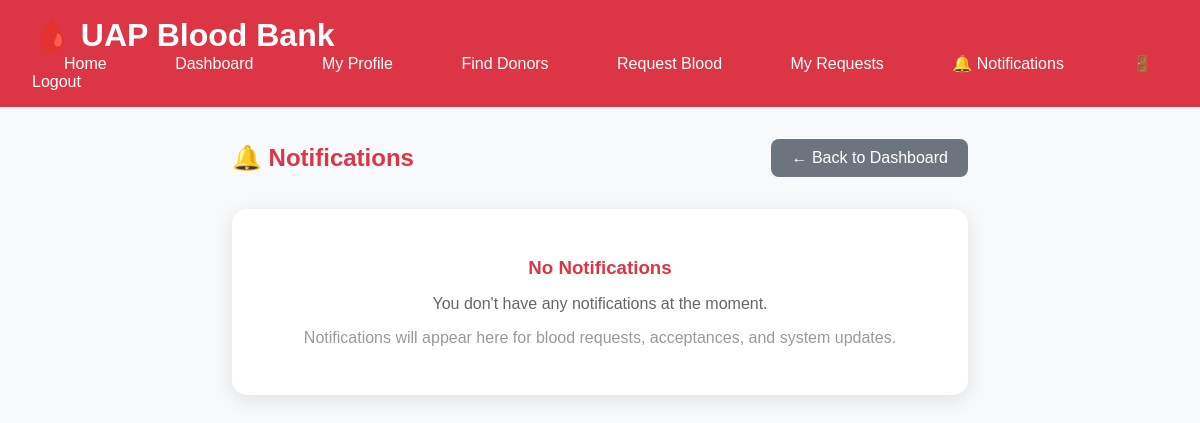
/notifications/ (signed in), run on an earlier commit of the app's database.
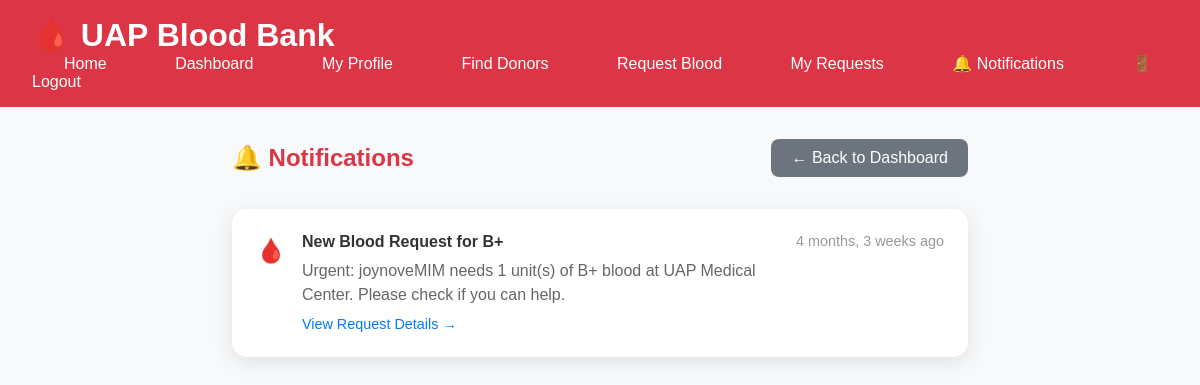
And on a later commit of the database.
### UAP_Student_Blood_Information_System/bloodbank/models.py (models this page shows, shortened)
class Notification(models.Model):
    NOTIFICATION_TYPES = [
        ('blood_request', '🔴 New Blood Request'),
        ('request_accepted', '📌 Request Accepted'),
        ('request_completed', '🟢 Request Completed'),
        ('request_cancelled', '🔴 Request Cancelled'),
        ('donor_available', '🟢 Donor Available'),
        ('system', '🔵 System Notification'),
    ]
    user = models.ForeignKey(User, on_delete=models.CASCADE, related_name='notifications')
    notification_type = models.CharField(max_length=20, choices=NOTIFICATION_TYPES)
    title = models.CharField(max_length=255)
    message = models.TextField()
    blood_request = models.ForeignKey('BloodRequest', on_delete=models.CASCADE, null=True, blank=True)
    is_read = models.BooleanField(default=False)
    created_at = models.DateTimeField(auto_now_add=True)
    class Meta:
        ordering = ['-created_at']

### UAP_Student_Blood_Information_System/bloodbank/views.py (the view)
# urls.py: path('notifications/', views.notifications, name='notifications'),
@login_required
def notifications(request):
    user_notifications = Notification.objects.filter(user=request.user)
    user_notifications.filter(is_read=False).update(is_read=True)
    unread_count = Notification.objects.filter(user=request.user, is_read=False).count()
    return render(request, 'notifications.html', {
        'notifications': user_notifications,
        'user': request.user,
        'unread_count': unread_count,
    })

### UAP_Student_Blood_Information_System/bloodbank/context_processors.py (called while the page is built)
def notification_count(request):
    if request.user.is_authenticated:
        unread_count = Notification.objects.filter(user=request.user, is_read=False).count()
        return {'unread_count': unread_count}
    return {'unread_count': 0}

### UAP_Student_Blood_Information_System/templates/notifications.html (shortened to what this page needs)
<!DOCTYPE html>
<html lang="en">
<head>
</head>
<body>
    <div class="navbar">
    <h1>🩸 UAP Blood Bank</h1>
    <nav>
        <a href="{% url 'home' %}">Home</a>
        <a href="{% url 'dashboard' %}">Dashboard</a>
        <a href="{% url 'profile' %}">My Profile</a>
        <a href="{% url 'donor_list' %}">Find Donors</a>
        <a href="{% url 'request_blood' %}">Request Blood</a>
        <a href="{% url 'request_history' %}">My Requests</a>
        <a href="{% url 'notifications' %}">
    🔔 Notifications
</a>
        <a href="{% url 'logout' %}">🚪 Logout</a>
    </nav>
</div>
    <div class="container">
        <div class="page-header">
            <h2>🔔 Notifications</h2>
            <div>
                <a href="{% url 'dashboard' %}" class="btn btn-danger">← Back to Dashboard</a>
            </div>
        </div>
        <div class="notifications-list">
            {% if notifications %}
                {% for notification in notifications %}
                <div class="notification-item {% if not notification.is_read %}unread{% endif %}" id="notification-{{ notification.id }}">
                    <div class="notification-icon">
                        {% if notification.notification_type == 'blood_request' %}🩸
                        {% elif notification.notification_type == 'request_accepted' %}✅
                        {% elif notification.notification_type == 'request_completed' %}🟢
                        {% elif notification.notification_type == 'request_cancelled' %}🔴
                        {% elif notification.notification_type == 'donor_available' %}👥
                        {% else %}🔔{% endif %}
                    </div>
                    <div class="notification-content">
                        <div class="notification-title">{{ notification.title }}</div>
                        <div class="notification-message">{{ notification.message }}</div>
                        {% if notification.blood_request %}
                        <div style="margin-top: 0.5rem;">
                            <a href="{% url 'request_history' %}" style="color: #007bff; text-decoration: none; font-size: 0.9rem;">
                                View Request Details →
                            </a>
                        </div>
                        {% endif %}
                    </div>
                    <div class="notification-meta">
                        <div class="notification-time">
                            {{ notification.created_at|timesince }} ago
                        </div>
                    </div>
                </div>
                {% endfor %}
            {% else %}
                <div class="no-notifications">
                    <h3>No Notifications</h3>
                    <p>You don't have any notifications at the moment.</p>
                    <p style="margin-top: 1rem; color: #999;">
                        Notifications will appear here for blood requests, acceptances, and system updates.
                    </p>
                </div>
            {% endif %}
        </div>
    </div>
</body>
</html>

What changed in the data, as far as the page shows it:
added Notification: title "New Blood Request for B+", message "Urgent: joynoveMIM needs 1 unit(s) of B+ blood at UAP Medical Center. Please check if you can help.", shows "View Request Details →", created_at "4 months, 3 weeks"
Also different on the page:
text no longer shown: "No Notifications You don't have any notifications at the moment. Notifications will appear here for blood requests, acceptances, and system updates."
